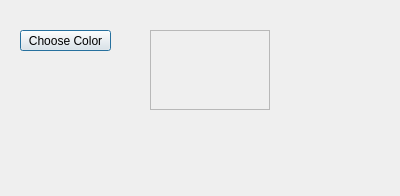
<?xml version="1.0" encoding="UTF-8"?>
<ui version="4.0">
 <class>Dialog</class>
 <widget class="QDialog" name="Dialog">
  <property name="geometry">
   <rect>
    <x>0</x>
    <y>0</y>
    <width>400</width>
    <height>196</height>
   </rect>
  </property>
  <property name="windowTitle">
   <string>Dialog</string>
  </property>
  <widget class="QPushButton" name="pushButtonColor">
   <property name="geometry">
    <rect>
     <x>20</x>
     <y>30</y>
     <width>91</width>
     <height>21</height>
    </rect>
   </property>
   <property name="text">
    <string>Choose Color</string>
   </property>
  </widget>
  <widget class="QFrame" name="frameColor">
   <property name="geometry">
    <rect>
     <x>150</x>
     <y>30</y>
     <width>120</width>
     <height>80</height>
    </rect>
   </property>
   <property name="frameShape">
    <enum>QFrame::StyledPanel</enum>
   </property>
   <property name="frameShadow">
    <enum>QFrame::Raised</enum>
   </property>
  </widget>
  <widget class="QLabel" name="labelColor">
   <property name="geometry">
    <rect>
     <x>20</x>
     <y>140</y>
     <width>331</width>
     <height>21</height>
    </rect>
   </property>
   <property name="text">
    <string/>
   </property>
  </widget>
 </widget>
 <resources/>
 <connections/>
</ui>
